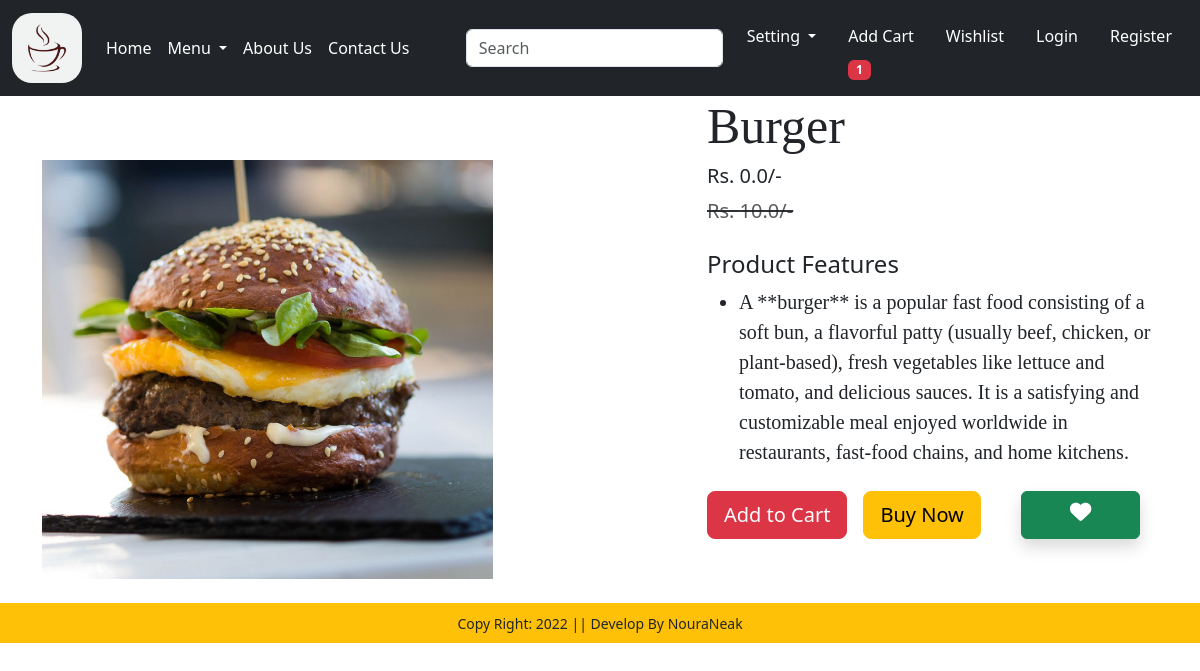
Screenshot of /product-detail/36 (signed in) with the database file from the repository.
### app/models.py (models this page shows, shortened)
class Product(models.Model):
    title = models.CharField(max_length=100)
    selling_price = models.FloatField()
    discounted_price = models.FloatField()
    description = models.TextField()
    composition = models.TextField(default='')
    prodapp = models.TextField(default='')
    category = models.CharField(choices=CATEGORY_CHOICES, max_length=255)
    product_image = models.ImageField(upload_to='products/')

### app/views.py (the view)
# urls.py: path('product-detail/<int:pk>',views.ProductDetail.as_view(),name="product-detail"),
class ProductDetail(View):
    def get(self,request,pk):
        product= Product.objects.get(pk=pk)
        wishlist = WishList.objects.filter(Q(product=product) & Q(user=request.user))
        if request.user.is_authenticated:
            totalitem = len(Cart.objects.filter(user=request.user))
        return render(request,"app/productdetail.html",locals())

### app/templates/app/productdetail.html (shortened to what this page needs)
{% extends 'app/base.html' %}
{% load static %}
{% block main-content %}
<div class="container">
    <div class="row flex justify-content-between">
        <div class="img2 col-lg-5 mt-5">
            {% if product.title %}
                <img src="{{ product.product_image.url }}"
                     class="image col-xs-6 col-sm-12 col-lg-12 mt-3 text-sm-center w-100 "
                     alt="{{ product.title }}">
            {% else %}
                <img src="{{ product.product_image.url }}"
                     class="image col-xs-6 col-sm-12 col-lg-12 mt-3 text-sm-center w-100 "
                     alt="Product Image">
            {% endif %}
        </div>
        <div class="productdetail col-lg-5">
            <h1 style="font-family: Georgia; font-size: 50px;">{{ product.title }}</h1>
            <h5>Rs. {{ product.discounted_price }}/-</h5>
            <small class="text-decoration-line-through text-muted fs-5">
                <del>Rs. {{ product.selling_price }}/-</del>
            </small>
            <br><br>
            <h4>Product Features</h4>
            <ul class="fs-5" style="font-family: Rajdhani;">
                <li>{{ product.description }}</li>
            </ul>
            <div class="mt-4 d-flex gap-3">
                <form action="/add-to-cart" class="d-inline">
                    <button type="submit"
                            class="btn btn-danger btn-lg text-decoration-none text-white"
                            title="Add to Cart">
                        Add to Cart
                    </button>
                </form>
                <a href="{% url 'show_cart' %}"
                   class="btn btn-warning btn-lg text-decoration-none text-black"
                   title="Buy Now">
                    Buy Now
                </a>
                {% if whishlist %}
                <a pid = {{product.id}} class="minus-wilist btn btn-danger shadow px-5 py-2 ms-4"><i class="fas fa-heart fa-lg"></i></a>
                {% else %}
                <a pid = {{product.id}} class="plus-wilist btn btn-success shadow px-5 py-2 ms-4"><i class="fas fa-heart fa-lg"></i></a>
                {% endif %}
            </div>
        </div>
        </div>
    </div>
{% endblock main-content %}

### rows the page displays
Product: product_image (picture), title "Burger", discounted_price "0.0", selling_price "10.0", description "A **burger** is a popular fast food consisting of a soft bun, a flavorful patty (usually beef, chicken, or plant-based), fresh vegetables like lettuce and tomato, and delicious sauces. It is a satisfying and customizable meal enjoyed worldwide in restaurants, fast-food chains, and home kitchens."

### other values shown
{{ totalitem }} "1"
